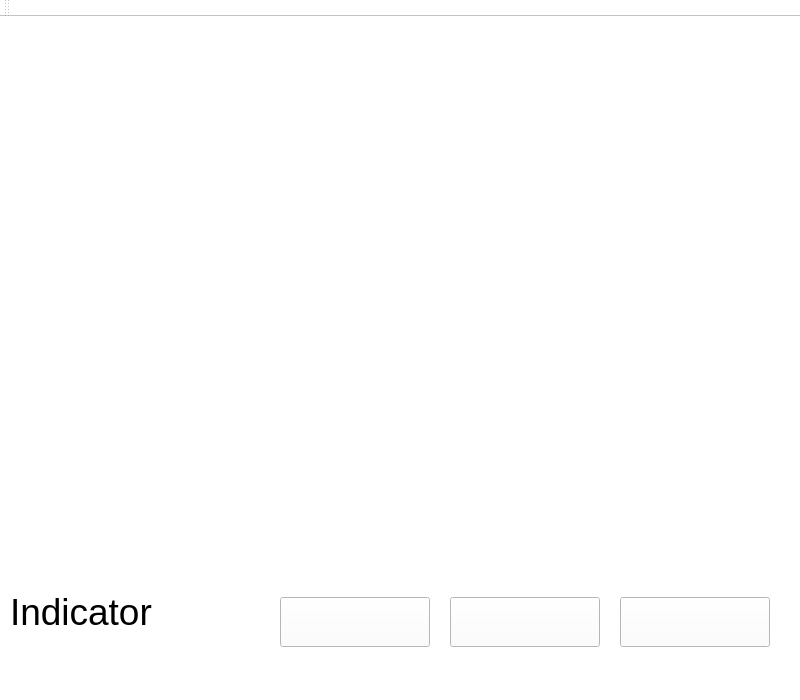
<?xml version="1.0" encoding="UTF-8"?>
<ui version="4.0">
 <class>MainWindow</class>
 <widget class="QMainWindow" name="MainWindow">
  <property name="geometry">
   <rect>
    <x>0</x>
    <y>0</y>
    <width>800</width>
    <height>700</height>
   </rect>
  </property>
  <property name="font">
   <font>
    <family>Mistral</family>
    <pointsize>11</pointsize>
   </font>
  </property>
  <property name="windowTitle">
   <string>Emotion candle</string>
  </property>
  <property name="windowIcon">
   <iconset>
    <normaloff>../../../Pictures/рисунки/icon.png</normaloff>../../../Pictures/рисунки/icon.png</iconset>
  </property>
  <property name="styleSheet">
   <string notr="true">background-color: rgb(255, 255, 255);</string>
  </property>
  <widget class="QWidget" name="centralWidget">
   <widget class="QPushButton" name="startBtn">
    <property name="geometry">
     <rect>
      <x>280</x>
      <y>580</y>
      <width>150</width>
      <height>50</height>
     </rect>
    </property>
    <property name="cursor">
     <cursorShape>PointingHandCursor</cursorShape>
    </property>
    <property name="text">
     <string/>
    </property>
    <property name="icon">
     <iconset>
      <normaloff>../../../Pictures/рисунки/кнопкаstart.png</normaloff>../../../Pictures/рисунки/кнопкаstart.png</iconset>
    </property>
    <property name="iconSize">
     <size>
      <width>150</width>
      <height>50</height>
     </size>
    </property>
   </widget>
   <widget class="QLabel" name="label">
    <property name="geometry">
     <rect>
      <x>180</x>
      <y>180</y>
      <width>480</width>
      <height>360</height>
     </rect>
    </property>
    <property name="text">
     <string/>
    </property>
   </widget>
   <widget class="QPushButton" name="emotionBtn">
    <property name="geometry">
     <rect>
      <x>450</x>
      <y>580</y>
      <width>150</width>
      <height>50</height>
     </rect>
    </property>
    <property name="cursor">
     <cursorShape>PointingHandCursor</cursorShape>
    </property>
    <property name="text">
     <string/>
    </property>
    <property name="icon">
     <iconset>
      <normaloff>../../../Pictures/рисунки/кнопкаemotion.png</normaloff>../../../Pictures/рисунки/кнопкаemotion.png</iconset>
    </property>
    <property name="iconSize">
     <size>
      <width>150</width>
      <height>50</height>
     </size>
    </property>
   </widget>
   <widget class="QPushButton" name="stopBtn">
    <property name="geometry">
     <rect>
      <x>620</x>
      <y>580</y>
      <width>150</width>
      <height>50</height>
     </rect>
    </property>
    <property name="cursor">
     <cursorShape>PointingHandCursor</cursorShape>
    </property>
    <property name="text">
     <string/>
    </property>
    <property name="icon">
     <iconset>
      <normaloff>../../../Pictures/рисунки/кнопкаstop.png</normaloff>../../../Pictures/рисунки/кнопкаstop.png</iconset>
    </property>
    <property name="iconSize">
     <size>
      <width>150</width>
      <height>50</height>
     </size>
    </property>
   </widget>
   <widget class="QLabel" name="emoLabel">
    <property name="geometry">
     <rect>
      <x>10</x>
      <y>549</y>
      <width>200</width>
      <height>91</height>
     </rect>
    </property>
    <property name="font">
     <font>
      <pointsize>28</pointsize>
     </font>
    </property>
    <property name="text">
     <string>Indicator</string>
    </property>
   </widget>
   <widget class="QLabel" name="label_2">
    <property name="geometry">
     <rect>
      <x>0</x>
      <y>2</y>
      <width>801</width>
      <height>161</height>
     </rect>
    </property>
    <property name="text">
     <string/>
    </property>
    <property name="pixmap">
     <pixmap>../../../Pictures/рисунки/candle.jpg</pixmap>
    </property>
    <property name="scaledContents">
     <bool>true</bool>
    </property>
   </widget>
  </widget>
  <widget class="QMenuBar" name="menuBar">
   <property name="geometry">
    <rect>
     <x>0</x>
     <y>0</y>
     <width>800</width>
     <height>21</height>
    </rect>
   </property>
  </widget>
  <widget class="QToolBar" name="mainToolBar">
   <attribute name="toolBarArea">
    <enum>TopToolBarArea</enum>
   </attribute>
   <attribute name="toolBarBreak">
    <bool>false</bool>
   </attribute>
  </widget>
  <widget class="QStatusBar" name="statusBar"/>
 </widget>
 <layoutdefault spacing="6" margin="11"/>
 <resources/>
 <connections/>
</ui>
